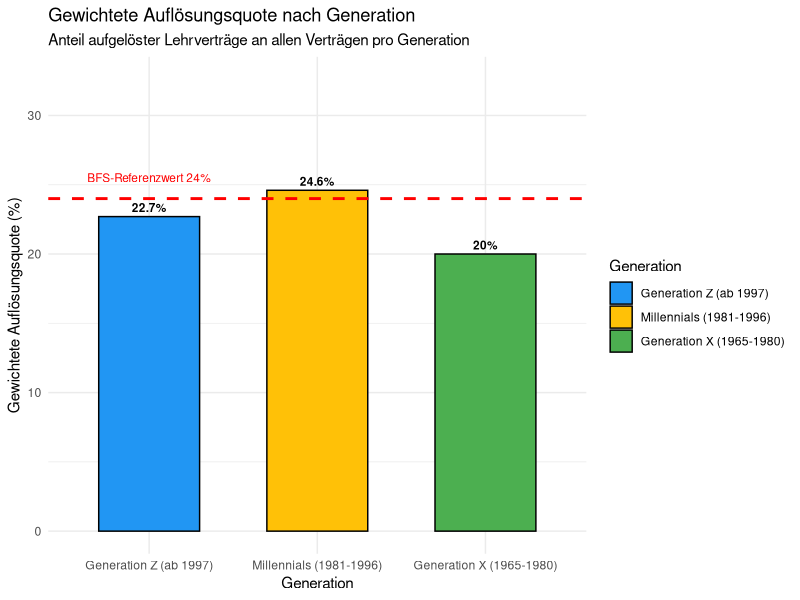
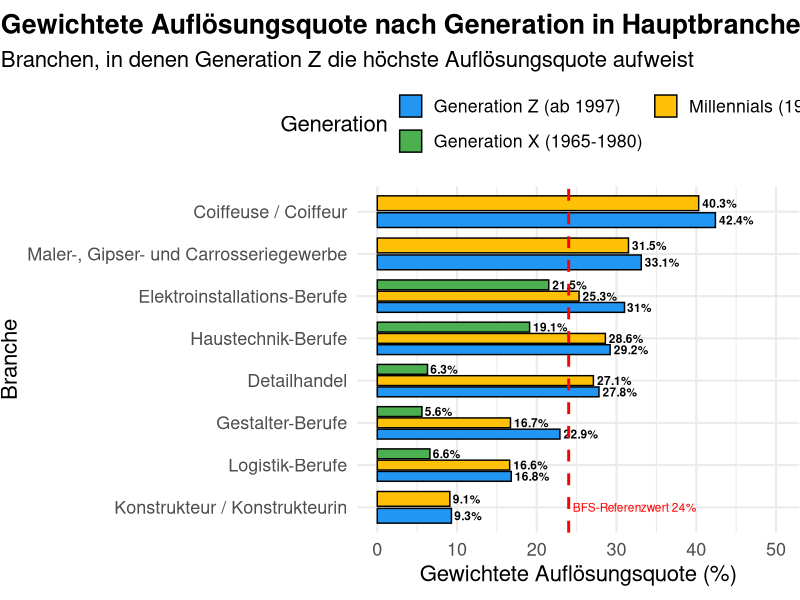

The R script that drew these images, in order:
## ---- chunk 1
library(tidyverse)
library(ggplot2)
library(here)
library(knitr)
library(scales)
library(lubridate)
library(stringr)
## ---- chunk 2
# Daten einlesen und vorbereiten
daten <- read_csv(
  here::here("daten/raw/Statistik_Abbruchquoten_KTZH.csv"),
  na = c("", "NULL", "NA"))
## ---- chunk 3
daten_clean <- daten %>%
  filter(Geschlecht != "Geschlecht unbekannt",
         Generation %in% c("Generation Z (ab 1997)", "Millennials (1981-1996)", "Generation X (1965-1980)")) %>%
  mutate(Gesamt_Lehrvertraege = as.numeric(Gesamt_Lehrvertraege),
         Anzahl_Aufloesungen = as.numeric(Anzahl_Aufloesungen))
## ---- chunk 4
# Gewichtete Auflösungsquote pro Generation berechnen
generationen_gewichtet <- daten_clean %>%
  group_by(Generation) %>%
  summarise(
    Gesamt_Aufloesungen = sum(Anzahl_Aufloesungen, na.rm = TRUE),
    Gesamt_Vertraege = sum(Gesamt_Lehrvertraege, na.rm = TRUE),
    Gewichtete_Quote = round(100 * Gesamt_Aufloesungen / Gesamt_Vertraege, 1)
  ) %>%
  mutate(
    Generation = factor(
      Generation,
      levels = c("Generation Z (ab 1997)", "Millennials (1981-1996)", "Generation X (1965-1980)")
    )
  )

ggplot(generationen_gewichtet, aes(x = Generation, y = Gewichtete_Quote, fill = Generation)) +
  geom_col(width = 0.6, color = "black") +
  geom_text(aes(label = paste0(Gewichtete_Quote, "%")), 
            vjust = -0.5, size = 3, fontface = "bold") +
  geom_hline(yintercept = 24, color = "red", linetype = "dashed", size = 1) +
  annotate("text", x = 1, y = 25.5, label = "BFS-Referenzwert 24%", color = "red", size = 3) +
  labs(
    title = "Gewichtete Auflösungsquote nach Generation",
    subtitle = "Anteil aufgelöster Lehrverträge an allen Verträgen pro Generation",
    x = "Generation",
    y = "Gewichtete Auflösungsquote (%)"
  ) +
  scale_fill_manual(values = c("#2196F3", "#FFC107", "#4CAF50")) +
  theme_minimal(base_size = 16) +
  theme(
    axis.text.x = element_text(size = 9),
    plot.title = element_text(face = "bold", hjust = 0.5),
    plot.subtitle = element_text(hjust = 0.5),
    legend.position = "none"
  ) +
  expand_limits(y = max(generationen_gewichtet$Gewichtete_Quote) + 8)+
  theme_minimal()
## ---- chunk 5
generationen_gewichtet %>%
  rename(
    "Generation" = Generation,
    "Anzahl Lehrverträge" = Gesamt_Vertraege,
    "Anzahl Auflösungen" = Gesamt_Aufloesungen,
    "Gewichtete Auflösungsquote (%)" = Gewichtete_Quote
  ) %>%
  kable(caption = "Tabelle 1: Gewichtete Auflösungsquote nach Generation")
## ---- chunk 6
# Schritt 1: Gewichtete Auflösungsquote pro Branche und Generation berechnen
branchen_generationen <- daten_clean %>%
  group_by(Branche, Generation) %>%
  summarise(
    Gesamt_Aufloesungen = sum(Anzahl_Aufloesungen, na.rm = TRUE),
    Gesamt_Vertraege = sum(Gesamt_Lehrvertraege, na.rm = TRUE),
    Gewichtete_Quote = round(100 * Gesamt_Aufloesungen / Gesamt_Vertraege, 1),
    .groups = "drop"
  ) %>%
  filter(Gesamt_Vertraege > 30) %>%
  mutate(
    Generation = factor(
      Generation,
      levels = c("Generation Z (ab 1997)", "Millennials (1981-1996)", "Generation X (1965-1980)")
    )
  )

# Schritt 2: Nur Branchen mit mindestens zwei Generationen (optional: alle drei)
branchen_vollstaendig <- branchen_generationen %>%
  group_by(Branche) %>%
  filter(n() >= 2) %>%
  ungroup()

# Schritt 3: Branchen, in denen Gen Z die höchste Quote hat
branchen_z_hoeher <- branchen_vollstaendig %>%
  group_by(Branche) %>%
  filter(Gewichtete_Quote[Generation == "Generation Z (ab 1997)"] == max(Gewichtete_Quote)) %>%
  ungroup() %>%
  filter(Generation == "Generation Z (ab 1997)") %>%
  arrange(desc(Gewichtete_Quote)) %>%
  slice_head(n = 8) %>%
  pull(Branche)

# Schritt 4: Jetzt korrekt filtern!
branchenplot <- branchen_generationen %>%
  filter(Branche %in% branchen_z_hoeher) %>%
  mutate(Branche = factor(Branche, levels = rev(branchen_z_hoeher)))


# Schritt 5: Plot
ggplot(branchenplot, aes(x = Gewichtete_Quote, y = Branche, fill = Generation)) +
  geom_col(position = position_dodge(width = 0.8), width = 0.7, color = "black") +
  geom_text(aes(label = paste0(Gewichtete_Quote, "%")),
            position = position_dodge(width = 0.8),
            hjust = -0.1, size = 3, fontface = "bold") +
  geom_vline(xintercept = 24, color = "red", linetype = "dashed", size = 1) +
  annotate("text", x = 24.5, y = 1, label = "BFS-Referenzwert 24%", color = "red", size = 3, hjust = 0) +
  labs(
  title = "Gewichtete Auflösungsquote nach Generation in Hauptbranchen",
  subtitle = "Branchen, in denen Generation Z die höchste Auflösungsquote aufweist",
    x = "Gewichtete Auflösungsquote (%)",
    y = "Branche",
    fill = "Generation"
  ) +
  scale_fill_manual(values = c("#2196F3", "#FFC107", "#4CAF50")) +
  guides(fill = guide_legend(nrow = 2, byrow = TRUE)) +
  theme_minimal(base_size = 16) +
  theme(
    plot.title.position = "plot",
    plot.title = element_text(hjust = 0, face = "bold"),
    plot.subtitle = element_text(hjust = 0),
    axis.text.y = element_text(size = 13),
    axis.text.x = element_text(size = 13),
    legend.position = "top",
    plot.margin = margin(t = 10, r = 0.5, b = 10, l = 0.5)
  ) +
  xlim(0, max(branchenplot$Gewichtete_Quote) + 8) 
